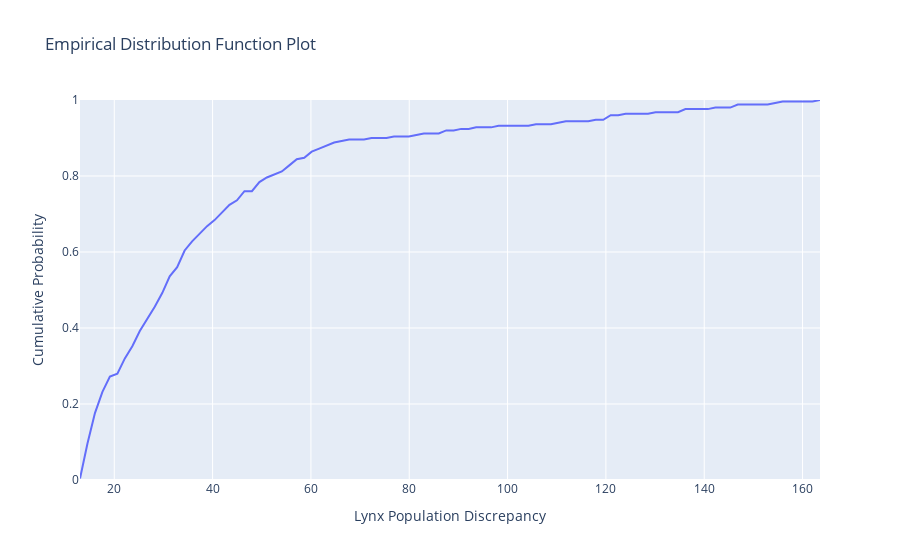
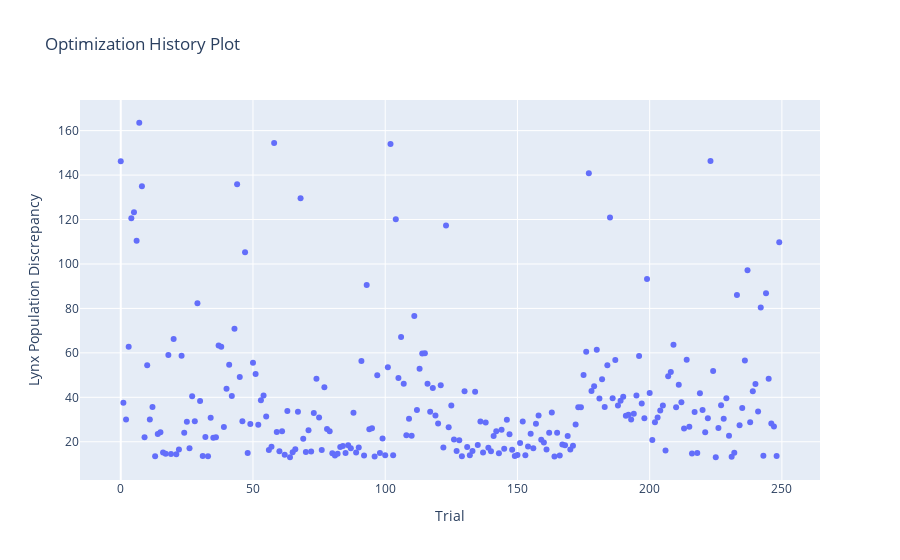
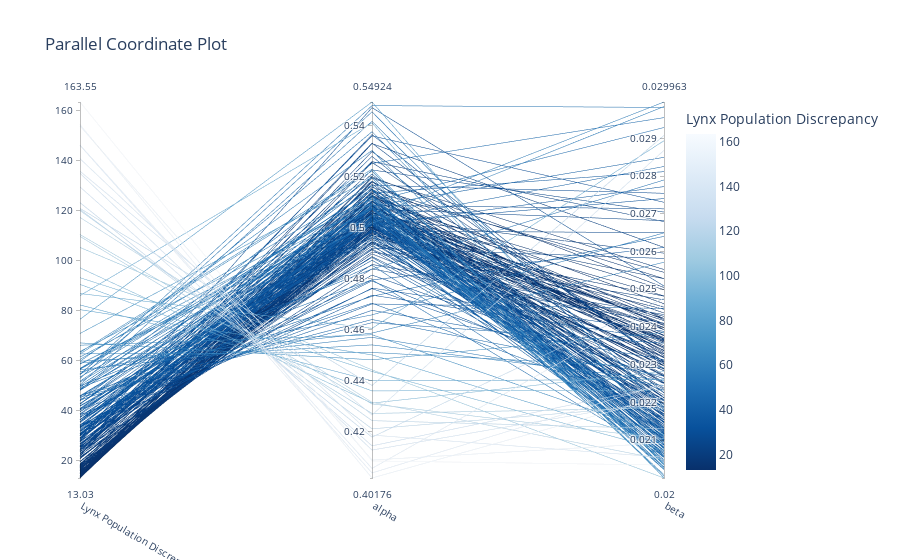
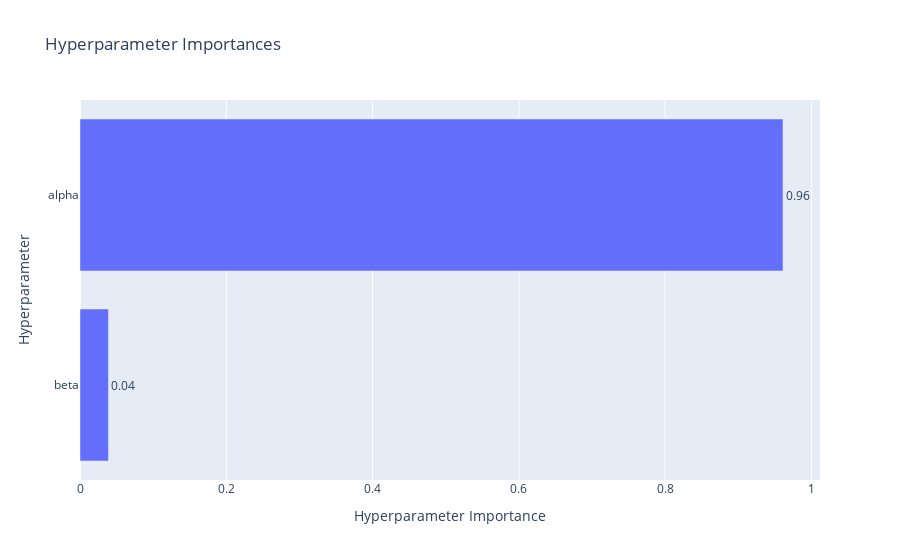

Notebook code cell kept with these figures, in order:
### Markdown cell above
Let's run the multi-objective optimisation procedure, again using the TPES algorithm from the Optuna library.

### Code cell
specification = OptimisationMethodModel(
    experiment_name="optuna_optimisation",
    parameter_spec=parameter_spec,
    observed_data=observed_data,
    method="tpes",
	output_labels=["Lynx Population Discrepancy", "Hare Population Discrepancy"],
    directions=[
        "minimize", "minimize"
    ],
    n_jobs=1,
    n_iterations=250,
    method_kwargs=dict(n_startup_trials=10),
    calibration_func_kwargs=dict(t=observed_data.year),
)


calibrator = OptimisationMethod(
    calibration_func=objective, specification=specification, engine="optuna"
)

calibrator.specify().execute().analyze()

### Figure 1 — Plotly figure (JSON) as saved in the notebook; plotly's stock layout.template omitted (floating-point values rounded to 4 significant figures)
{"data": [{"mode": "lines", "name": "optuna_optimisation", "type": "scatter", "x": [13.03, 14.55, 16.07, 17.6, 19.12, 20.64, 22.16, 23.68, 25.2, 26.72, 28.24, 29.76, 31.28, 32.8, 34.32, 35.84, 37.36, 38.88, 40.4, 41.92, 43.44, 44.96, 46.48, 48.0, 49.52, 51.04, 52.56, 54.08, 55.6, 57.12, 58.64, 60.16, 61.68, 63.21, 64.73, 66.25, 67.77, 69.29, 70.81, 72.33, 73.85, 75.37, 76.89, 78.41, 79.93, 81.45, 82.97, 84.49, 86.01, 87.53, 89.05, 90.57, 92.09, 93.61, 95.13, 96.65, 98.17, 99.69, 101.2, 102.7, 104.3, 105.8, 107.3, 108.8, 110.3, 111.9, 113.4, 114.9, 116.4, 117.9, 119.5, 121.0, 122.5, 124.0, 125.5, 127.1, 128.6, 130.1, 131.6, 133.1, 134.7, 136.2, 137.7, 139.2, 140.7, 142.3, 143.8, 145.3, 146.8, 148.3, 149.9, 151.4, 152.9, 154.4, 155.9, 157.5, 159.0, 160.5, 162.0, 163.5], "y": [0.004, 0.096, 0.176, 0.232, 0.272, 0.28, 0.32, 0.352, 0.392, 0.424, 0.456, 0.492, 0.536, 0.56, 0.604, 0.628, 0.648, 0.668, 0.684, 0.704, 0.724, 0.736, 0.76, 0.76, 0.784, 0.796, 0.804, 0.812, 0.828, 0.844, 0.848, 0.864, 0.872, 0.88, 0.888, 0.892, 0.896, 0.896, 0.896, 0.9, 0.9, 0.9, 0.904, 0.904, 0.904, 0.908, 0.912, 0.912, 0.912, 0.92, 0.92, 0.924, 0.924, 0.928, 0.928, 0.928, 0.932, 0.932, 0.932, 0.932, 0.932, 0.936, 0.936, 0.936, 0.94, 0.944, 0.944, 0.944, 0.944, 0.948, 0.948, 0.96, 0.96, 0.964, 0.964, 0.964, 0.964, 0.968, 0.968, 0.968, 0.968, 0.976, 0.976, 0.976, 0.976, 0.98, 0.98, 0.98, 0.988, 0.988, 0.988, 0.988, 0.988, 0.992, 0.996, 0.996, 0.996, 0.996, 0.996, 1]}], "layout": {"title": {"text": "Empirical Distribution Function Plot"}, "xaxis": {"title": {"text": "Lynx Population Discrepancy"}}, "yaxis": {"range": [0, 1], "title": {"text": "Cumulative Probability"}}}}

### Figure 2 — Plotly figure (JSON) as saved in the notebook; plotly's stock layout.template omitted (floating-point values rounded to 4 significant figures; data arrays with more than 128 entries replaced by an {"elided": "..."} marker saying what was removed)
{"data": [{"mode": "markers", "name": "Lynx Population Discrepancy", "type": "scatter", "x": {"elided": "250 int values"}, "y": {"elided": "250 float values"}}, {"marker": {"color": "#cccccc"}, "mode": "markers", "name": "Infeasible Trial", "showlegend": false, "type": "scatter", "x": [], "y": []}], "layout": {"title": {"text": "Optimization History Plot"}, "xaxis": {"title": {"text": "Trial"}}, "yaxis": {"title": {"text": "Lynx Population Discrepancy"}}}}

### Figure 3 — Plotly figure (JSON) as saved in the notebook; plotly's stock layout.template omitted (floating-point values rounded to 4 significant figures; data arrays with more than 128 entries replaced by an {"elided": "..."} marker saying what was removed)
{"data": [{"dimensions": [{"label": "Lynx Population Discrepancy", "range": [13.03, 163.5], "values": {"elided": "250 float values"}}, {"label": "alpha", "range": [0.4018, 0.5492], "values": {"elided": "250 float values"}}, {"label": "beta", "range": [0.02, 0.02996], "values": {"elided": "250 float values"}}], "labelangle": 30, "labelside": "bottom", "line": {"color": {"elided": "250 float values"}, "colorbar": {"title": {"text": "Lynx Population Discrepancy"}}, "colorscale": [[0, "rgb(247,251,255)"], [0.125, "rgb(222,235,247)"], [0.25, "rgb(198,219,239)"], [0.375, "rgb(158,202,225)"], [0.5, "rgb(107,174,214)"], [0.625, "rgb(66,146,198)"], [0.75, "rgb(33,113,181)"], [0.875, "rgb(8,81,156)"], [1, "rgb(8,48,107)"]], "reversescale": true, "showscale": true}, "type": "parcoords"}], "layout": {"title": {"text": "Parallel Coordinate Plot"}}}

### Figure 4 — Plotly figure (JSON) as saved in the notebook; plotly's stock layout.template omitted (floating-point values rounded to 4 significant figures)
{"data": [{"cliponaxis": false, "hovertemplate": ["beta (FloatDistribution): 0.03889197245467786<extra></extra>", "alpha (FloatDistribution): 0.9611080275453221<extra></extra>"], "name": "Lynx Population Discrepancy", "orientation": "h", "text": ["0.04", "0.96"], "textposition": "outside", "type": "bar", "x": [0.03889, 0.9611], "y": ["beta", "alpha"]}], "layout": {"title": {"text": "Hyperparameter Importances"}, "xaxis": {"title": {"text": "Hyperparameter Importance"}}, "yaxis": {"title": {"text": "Hyperparameter"}}}}
